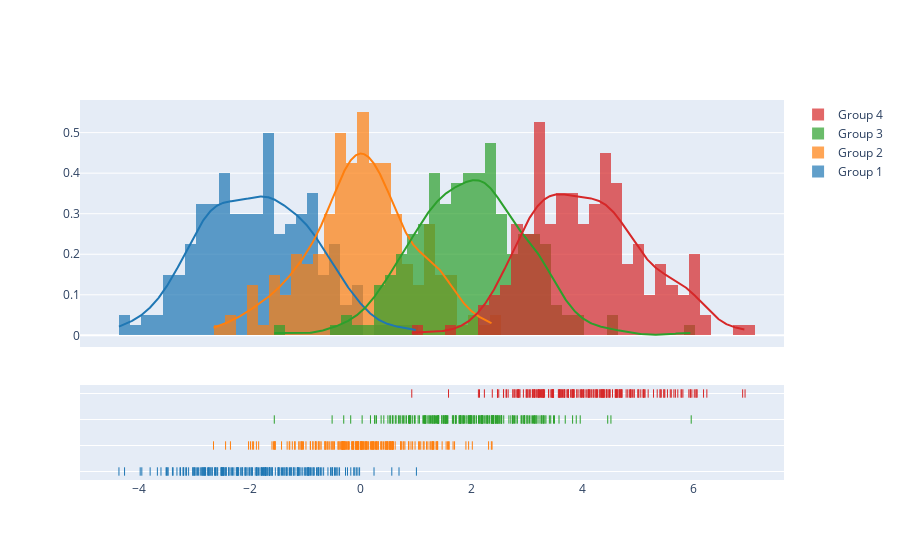

The cell this chart's notebook holds for it:
### Code cell
import plotly.figure_factory as ff

# Add histogram data
x1 = np.random.randn(200) - 2
x2 = np.random.randn(200)
x3 = np.random.randn(200) + 2
x4 = np.random.randn(200) + 4

# Group data together
hist_data = [x1, x2, x3, x4]

group_labels = ['Group 1', 'Group 2', 'Group 3', 'Group 4']

# Create distplot with custom bin_size
fig = ff.create_distplot(hist_data, group_labels, bin_size=.2)
fig.show()

### Figure 1 — Plotly figure (JSON) as saved in the notebook; plotly's stock layout.template omitted (floating-point values rounded to 4 significant figures; data arrays with more than 128 entries replaced by an {"elided": "..."} marker saying what was removed)
{"data": [{"autobinx": false, "histnorm": "probability density", "legendgroup": "Group 1", "marker": {"color": "rgb(31, 119, 180)"}, "name": "Group 1", "opacity": 0.7, "type": "histogram", "x": {"elided": "200 float values"}, "xaxis": "x", "xbins": {"end": 1.005, "size": 0.2, "start": -4.368}, "yaxis": "y"}, {"autobinx": false, "histnorm": "probability density", "legendgroup": "Group 2", "marker": {"color": "rgb(255, 127, 14)"}, "name": "Group 2", "opacity": 0.7, "type": "histogram", "x": {"elided": "200 float values"}, "xaxis": "x", "xbins": {"end": 2.37, "size": 0.2, "start": -2.66}, "yaxis": "y"}, {"autobinx": false, "histnorm": "probability density", "legendgroup": "Group 3", "marker": {"color": "rgb(44, 160, 44)"}, "name": "Group 3", "opacity": 0.7, "type": "histogram", "x": {"elided": "200 float values"}, "xaxis": "x", "xbins": {"end": 5.967, "size": 0.2, "start": -1.562}, "yaxis": "y"}, {"autobinx": false, "histnorm": "probability density", "legendgroup": "Group 4", "marker": {"color": "rgb(214, 39, 40)"}, "name": "Group 4", "opacity": 0.7, "type": "histogram", "x": {"elided": "200 float values"}, "xaxis": "x", "xbins": {"end": 6.94, "size": 0.2, "start": 0.9206}, "yaxis": "y"}, {"legendgroup": "Group 1", "marker": {"color": "rgb(31, 119, 180)"}, "mode": "lines", "name": "Group 1", "showlegend": false, "type": "scatter", "x": {"elided": "500 float values"}, "xaxis": "x", "y": {"elided": "500 float values"}, "yaxis": "y"}, {"legendgroup": "Group 2", "marker": {"color": "rgb(255, 127, 14)"}, "mode": "lines", "name": "Group 2", "showlegend": false, "type": "scatter", "x": {"elided": "500 float values"}, "xaxis": "x", "y": {"elided": "500 float values"}, "yaxis": "y"}, {"legendgroup": "Group 3", "marker": {"color": "rgb(44, 160, 44)"}, "mode": "lines", "name": "Group 3", "showlegend": false, "type": "scatter", "x": {"elided": "500 float values"}, "xaxis": "x", "y": {"elided": "500 float values"}, "yaxis": "y"}, {"legendgroup": "Group 4", "marker": {"color": "rgb(214, 39, 40)"}, "mode": "lines", "name": "Group 4", "showlegend": false, "type": "scatter", "x": {"elided": "500 float values"}, "xaxis": "x", "y": {"elided": "500 float values"}, "yaxis": "y"}, {"legendgroup": "Group 1", "marker": {"color": "rgb(31, 119, 180)", "symbol": "line-ns-open"}, "mode": "markers", "name": "Group 1", "showlegend": false, "type": "scatter", "x": {"elided": "200 float values"}, "xaxis": "x", "y": {"elided": "200 str values"}, "yaxis": "y2"}, {"legendgroup": "Group 2", "marker": {"color": "rgb(255, 127, 14)", "symbol": "line-ns-open"}, "mode": "markers", "name": "Group 2", "showlegend": false, "type": "scatter", "x": {"elided": "200 float values"}, "xaxis": "x", "y": {"elided": "200 str values"}, "yaxis": "y2"}, {"legendgroup": "Group 3", "marker": {"color": "rgb(44, 160, 44)", "symbol": "line-ns-open"}, "mode": "markers", "name": "Group 3", "showlegend": false, "type": "scatter", "x": {"elided": "200 float values"}, "xaxis": "x", "y": {"elided": "200 str values"}, "yaxis": "y2"}, {"legendgroup": "Group 4", "marker": {"color": "rgb(214, 39, 40)", "symbol": "line-ns-open"}, "mode": "markers", "name": "Group 4", "showlegend": false, "type": "scatter", "x": {"elided": "200 float values"}, "xaxis": "x", "y": {"elided": "200 str values"}, "yaxis": "y2"}], "layout": {"barmode": "overlay", "hovermode": "closest", "legend": {"traceorder": "reversed"}, "xaxis": {"anchor": "y2", "domain": [0.0, 1.0], "zeroline": false}, "yaxis": {"anchor": "free", "domain": [0.35, 1], "position": 0.0}, "yaxis2": {"anchor": "x", "domain": [0, 0.25], "dtick": 1, "showticklabels": false}}}
